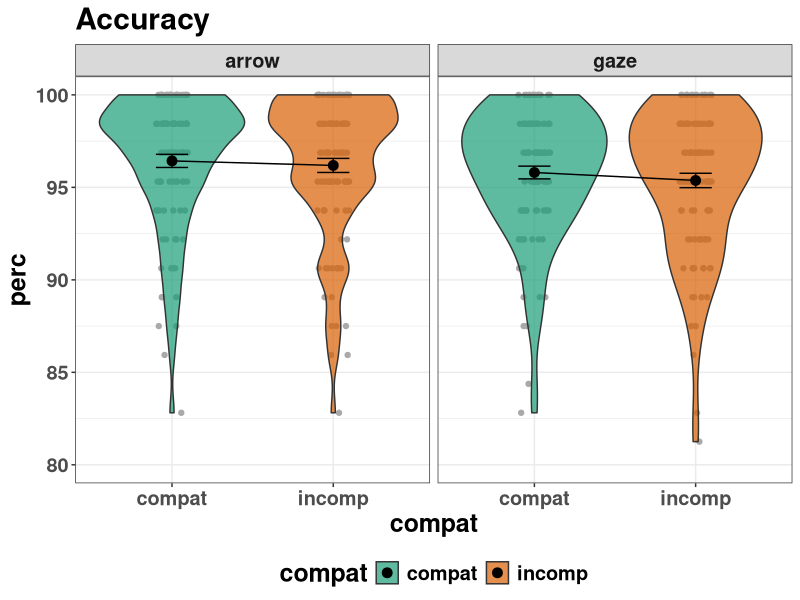
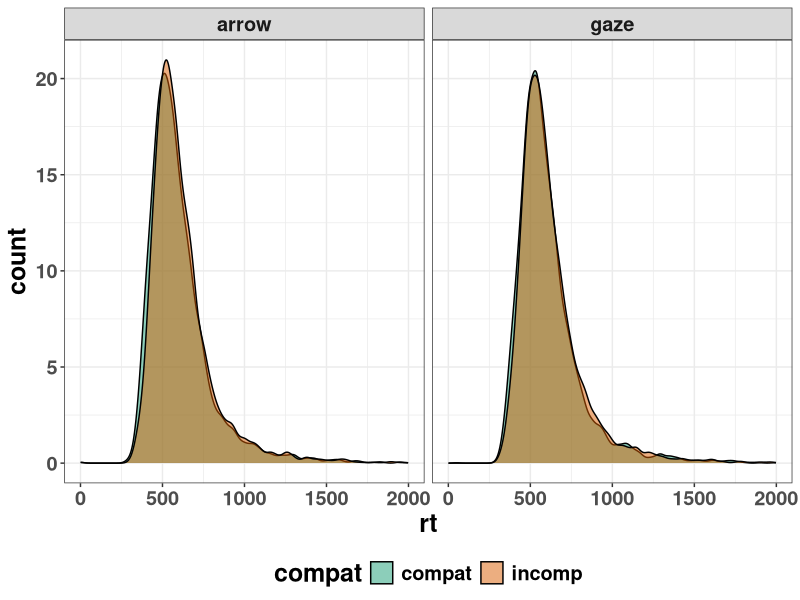
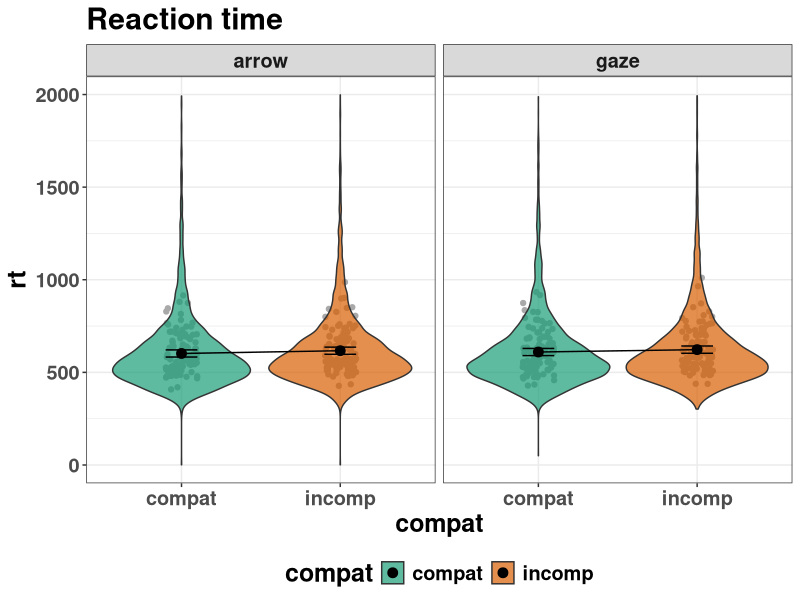
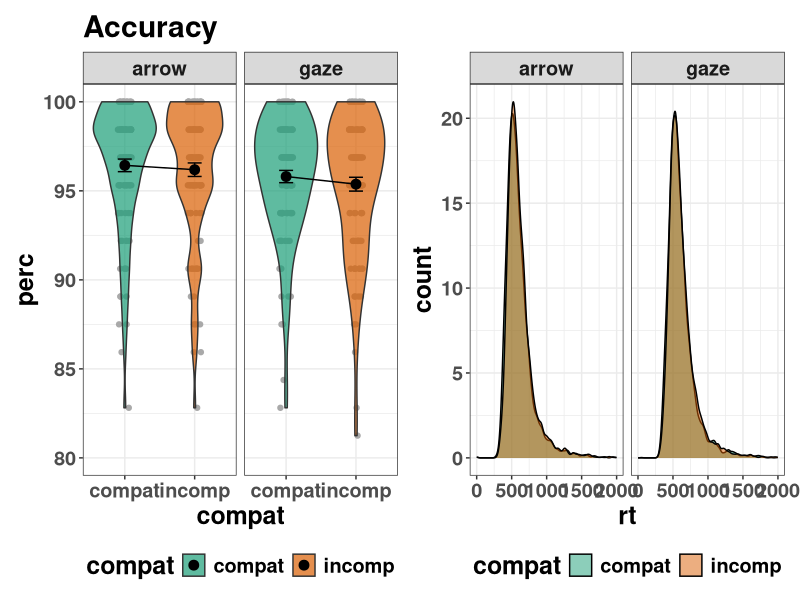
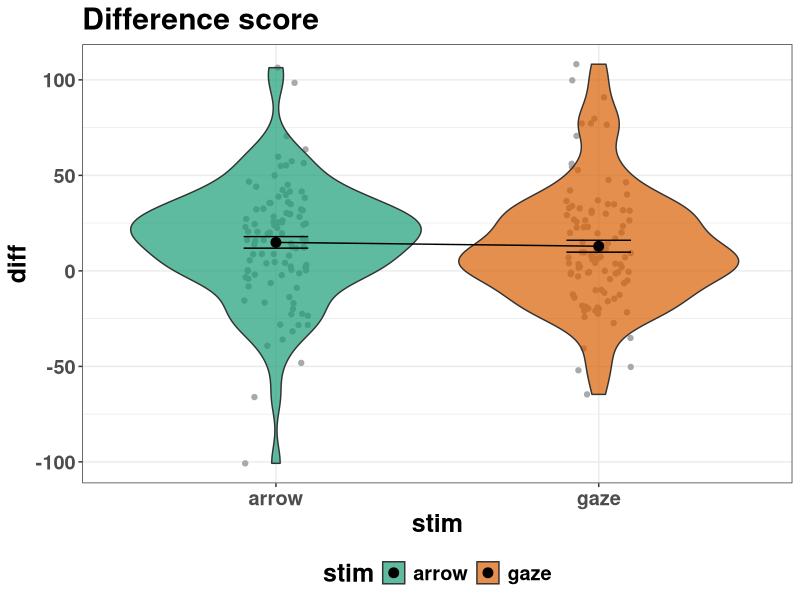
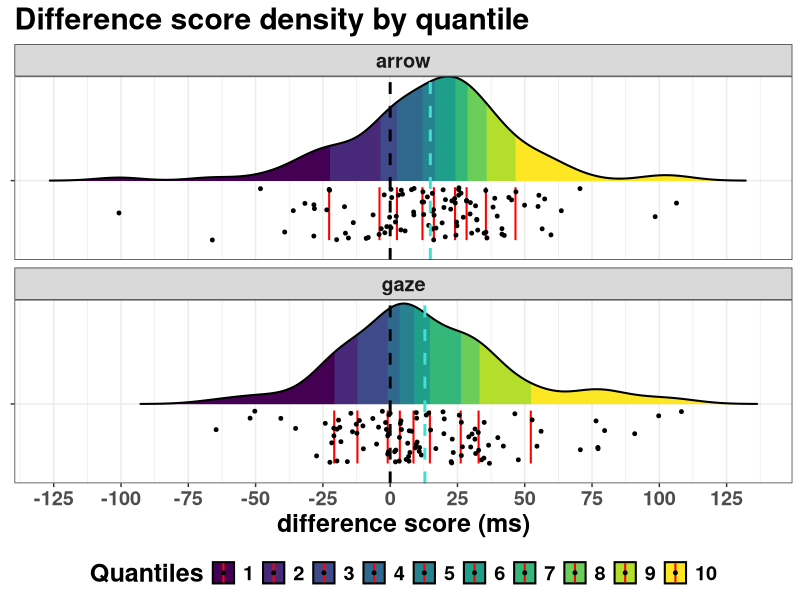
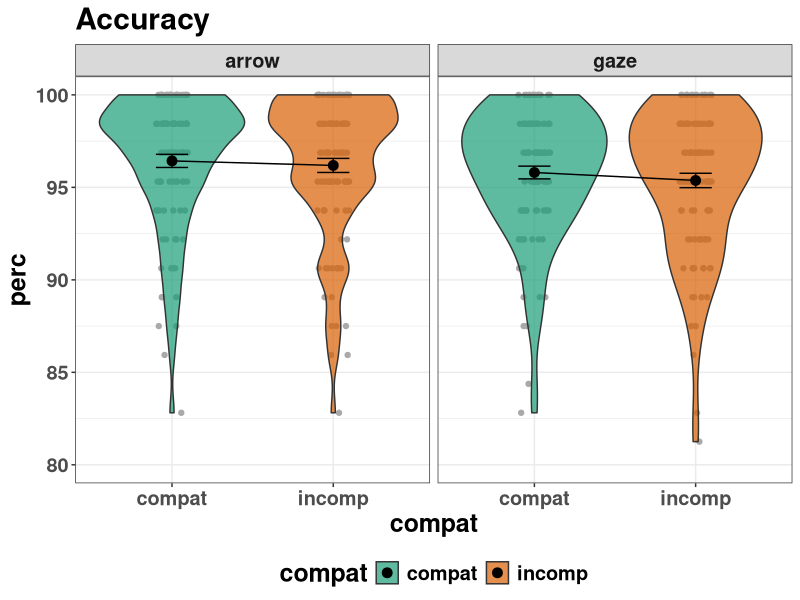
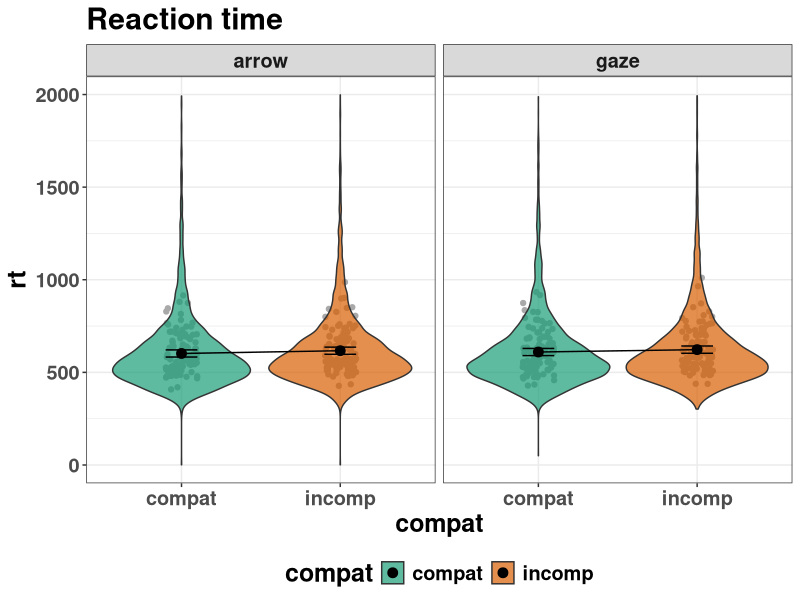

Write the R code that produced these figures, in order.
## ---- chunk 1
#| label: setup
#| echo: false

## load packages
pkg <- c("tidyverse", "RColorBrewer", "patchwork", "ggridges")

lapply(pkg, library, character.only = TRUE)

## theme settings for ggplot
theme_set(
  theme_bw() +
    theme(text = element_text(size = 18, face="bold"), 
          title = element_text(size = 18, face="bold"),
          legend.position = "bottom")
)

## Set the amount of dodge in figures
pd <- position_dodge(0.7)
pd2 <- position_dodge(1)
## ---- chunk 2
#| label: read-data

raw <- read_csv("exp1/data/data.csv")
head(raw)
tail(raw)
glimpse(raw)
## ---- chunk 3
#| label: wrangle-data

data <- raw %>%
  ## recode pid
  mutate(pid = (str_remove(pid, "[pP]")),
         pid = as.numeric(pid),
         pid = if_else(is.na(pid), 2, pid)) |> # this is a bit hacky
  ## recode stimuli - simplify stim coding by turning all gaze ids to be the same
  mutate(stim = if_else(str_detect(stim, "stim"), "gaze", stim)) |> 
  ## remove unnecessary columns, create factors, convert scales
  select(-gaze, -target, -isi) |> 
  mutate(stim = factor(stim,
                       levels = c("arrow", "gaze")),
         compat = factor(compat, 
                         levels = c("compat", "incomp")),
         rt = as.numeric(rt*1000),
         acc = as.numeric(acc))
head(data)

## some data checks
check.pid <- data |> 
  distinct(pid)
check.pid

check.stim <- data |> 
  distinct(stim)
check.stim
## ---- chunk 4
#| label: acc-summary

## pid level
acc_pid <- data %>% 
  group_by(pid, stim, compat) |>  
  summarise(n = n(), 
            sum = sum(acc), 
            perc = sum/n*100)
acc_pid

## group level
acc_group <- acc_pid %>% 
  group_by(stim, compat) %>% 
  summarise(n = length(unique(pid)),
            mean_sum = mean(sum), 
            mean_perc = mean(perc),
            sd = sd(perc),
            sem = sd/sqrt(n)) %>% 
  rename(sum = mean_sum, perc = mean_perc)
acc_group
## ---- chunk 5
#| label: plot-accuracy

p3.1 <- ggplot(acc_pid, 
               aes(x = compat, y = perc, fill = compat)) +
  geom_jitter(position=position_jitterdodge(dodge.width =1), 
               alpha = 1, colour = "darkgrey") +
  geom_violin(alpha = 0.7, position=pd2) +
  geom_point(data = acc_group, size = 3) +
  geom_errorbar(data = acc_group,
                aes(y = perc, ymin = perc-sem, ymax = perc+sem),
                width=.2, position=pd2) +
  scale_fill_brewer(palette = "Dark2") +
  geom_line(data = acc_group, aes(y = perc, group=1)) +
  facet_wrap(~stim) +
  ylim(80, 100) +
  labs(title = "Accuracy")
p3.1   

ggsave("exp1/figures/acc_violin.png",
       width = 8, height = 6)
## ---- chunk 6
#| label: filter-acc

fdata <- data %>% 
  filter(acc == 1)
head(fdata)
## ---- chunk 7
#| label: rt-summary

## pid level
rt_pid <- fdata |>  
  group_by(pid, stim, compat) |>  
  summarise(n = n(), 
            mean = mean(rt), 
            sd = sd(rt),
            sem = sd/sqrt(n))
rt_pid

## group level
rt_group <- fdata |>  
  group_by(stim, compat) |>  
  summarise(n = n(), 
            mean = mean(rt), 
            sd = sd(rt),
            sem = sd/sqrt(length(unique(pid))))
rt_group
## ---- chunk 8
#| label: plot-rt

## density
p3.2 <- ggplot(fdata, 
               aes(x = rt, y=after_stat(count),
                   fill = compat)) +
  geom_density(alpha = 0.5) +
  scale_fill_brewer(palette = "Dark2") +
  facet_grid(~stim)
p3.2  

## violin
p3.3 <- ggplot(fdata, 
               aes(x = compat, y = rt, fill = compat)) +
  geom_jitter(data = rt_pid, aes(y = mean), 
              position=position_jitterdodge(dodge.width =1), 
               alpha = 1, colour = "darkgrey") +
  geom_violin(alpha = 0.7, position=pd2) +
  geom_point(data = rt_group, aes(y = mean), size = 3) +
  geom_errorbar(data = rt_group,
                aes(y = mean, ymin = mean-sem, ymax = mean +sem),
                width=.2, position=pd2) +
  geom_line(data = rt_group, aes(y = mean, group=1)) +
  scale_fill_brewer(palette = "Dark2") +
  facet_grid(~stim) +
  # ylim(250, 1250) +
  labs(title = "Reaction time")
p3.3  

ggsave("exp1/figures/rt_violin.png",
       width = 8, height = 6)
## ---- chunk 9
#| label: plot-rt-acc

p3.3 <- p3.1 | p3.2
p3.3
## ---- chunk 10
#| label: calc-diffs

## this is on the summary per pid data
diffs <- rt_pid |> 
  group_by(pid, stim) |>  
  pivot_wider(id_cols = -c(n, sd, sem),
              names_from = "compat",
              values_from = "mean") |> 
  summarise(diff = incomp - compat) 
diffs

## group level summary
diffs_group <- diffs |> 
  group_by(stim) |> 
  summarise(n = n(), 
            mean = mean(diff), 
            sd = sd(diff),
            sem = sd/sqrt(n))
diffs_group
## ---- chunk 11
#| label: plot-diffs-violin

p4.1 <- ggplot(diffs, 
               aes(x = stim, y = diff, fill = stim)) +
  geom_jitter(position=position_jitterdodge(dodge.width =1), 
              alpha = 1, colour = "darkgrey") +
  geom_violin(alpha = 0.7, position=pd2) +
  geom_point(data = diffs_group, aes(y = mean), size=3) +
  geom_errorbar(data = diffs_group,
                aes(y = mean, ymin = mean-sem, ymax = mean+sem), 
                width=.2, position=pd2) +
  scale_fill_brewer(palette = "Dark2") +
  geom_line(data = diffs_group, aes(y = mean, group=1)) +
  labs(title = "Difference score") 
p4.1 

ggsave("exp1/figures/diff_violin.png",
       width = 8, height = 6)
## ---- chunk 12
#| label: plot-diffs-density

p4.2 <- ggplot(diffs, aes(x = diff, y = "", fill = after_stat(quantile))) +
  stat_density_ridges(
    geom = "density_ridges_gradient", calc_ecdf = TRUE,
    quantiles = 10, quantile_lines = TRUE, 
    jittered_points = TRUE, scale = 50,
    linewidth = 0.7, vline_color = "red",
    point_size = 1, point_alpha = 1, 
    position = position_raincloud(adjust_vlines = TRUE)
  ) +
  scale_fill_viridis_d(name = "Quantiles") +
  geom_vline(xintercept = 0, colour = "black", linetype = "dashed",
             linewidth = 1) +
  geom_vline(data = diffs_group,
             aes(xintercept = mean), colour = "turquoise", linetype = "dashed",
             linewidth = 1) +
  theme(legend.position = "bottom") +
  guides(fill = guide_legend(nrow = 1)) +
  labs(title = "Difference score density by quantile",
       y = NULL,
       x = "difference score (ms)") +
  scale_x_continuous(breaks = seq(-150, 150, 25)) +
  facet_wrap(~stim, ncol = 1)
p4.2

ggsave("exp1/figures/diff_dens_q.png",
       width = 8, height = 6)
## ---- chunk 13
#| label: save-data
## all data
write_csv(fdata, "exp1/data/fdata.csv")
